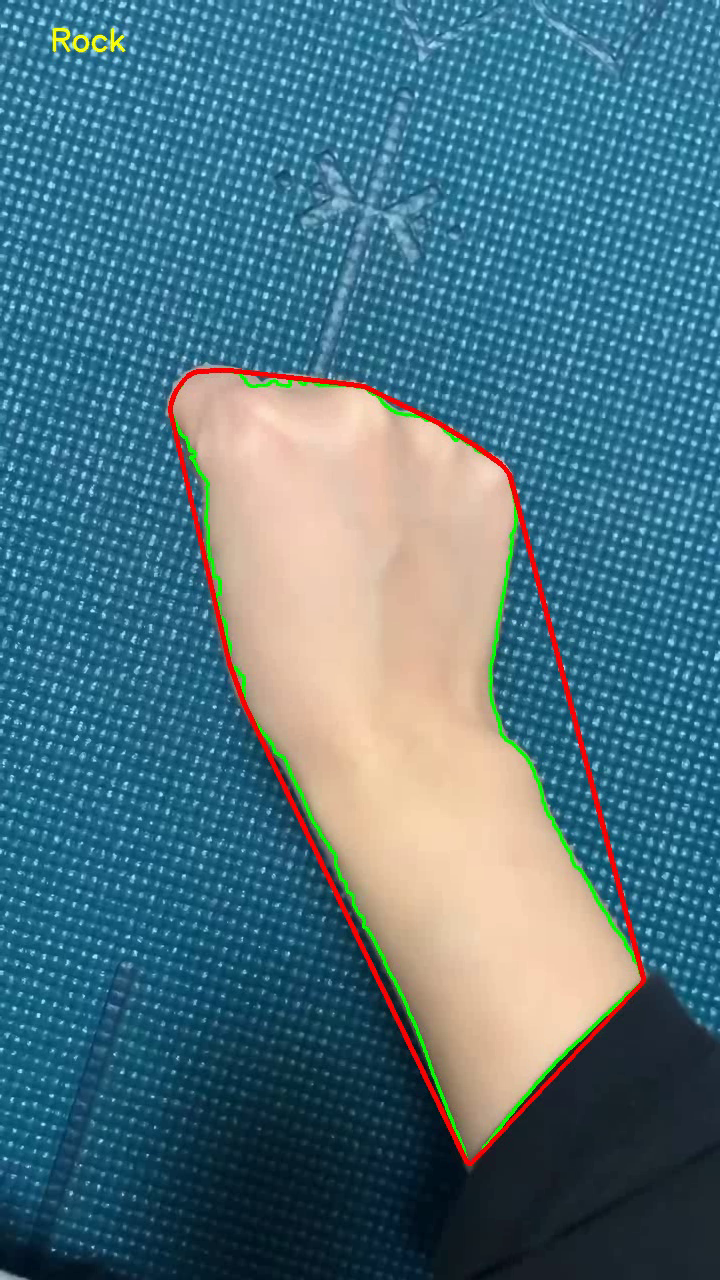
#> input picture frame 2 of task3/hand_result.mp4, 720 x 1280 px, given in place of hand_final.mp4, which was not available
$ python task3-1.py
#> lines starting #> are read from the running program, lines starting #| are printed output that depends on the picture; after the words box and inside, x2 and y2 are one past the last pixel; in counts of white or black regions, pixels touching at a corner belong together; pictures that were not available may be replaced by others from this repository, and a replacement may not be noted
# [3-1] 손가락 개수를 이용한 가위바위보 놀이

# module
import cv2
import numpy as np
import math
import copy
import math

# 손가락 계산 함수
def calcultate_fingers(res, drawing):
    try:
        hull = cv2.convexHull(res, returnPoints=False)
        if len(hull) > 3:
            detects = cv2.convexityDefects(res, hull)
            if detects is not None:
                cnt = 0
                for i in range(detects.shape[0]):
                    s, e, f, d = detects[i][0]
                    start = tuple(res[s][0])
                    end = tuple(res[e][0])
                    far = tuple(res[f][0])
                    a = math.sqrt((end[0] - start[0]) ** 2 + (end[1] - start[1]) ** 2)
                    b = math.sqrt((far[0] - start[0]) ** 2 + (far[1] - start[1]) ** 2)
                    c = math.sqrt((end[0] - far[0]) ** 2 + (end[1] - far[1]) ** 2)
                    angle = math.acos((b ** 2 + c ** 2 - a ** 2) / (2 * b * c))  # 코사인
                    if angle <= math.pi / 2:  # 각도가 90보다 작으면, 손가락으로 간주
                        cnt += 1
                        cv2.circle(drawing, far, 8, [255, 0, 0], -1)
                if cnt > 0:
                    return True, cnt + 1
                else:
                    return True, 0
    except cv2.error as e:
        print(e)
        return False, 0

# Open Video
cap = cv2.VideoCapture('hand_final.mp4')


fps = cap.get(cv2.CAP_PROP_FPS)
width = int(cap.get(cv2.CAP_PROP_FRAME_WIDTH))
height = int(cap.get(cv2.CAP_PROP_FRAME_HEIGHT))
fourcc = cv2.VideoWriter_fourcc(*'mp4v')
out = cv2.VideoWriter('./hand_result.mp4', fourcc, fps, (width, height))


while cap.isOpened():
    ret, frame = cap.read()
#> frame is the input picture: shape (1280, 720, 3); mean B, G, R 129.6, 115.9, 77.9
    if not ret:
        print('프레임 획득에 실패하여 루프를 나갑니다.')
        break

    # 전처리
    frame = cv2.bilateralFilter(frame, 5, 50, 100)  # Smoothing
    hsv_img = cv2.cvtColor(frame, cv2.COLOR_BGR2HSV)
#> hsv_img: shape (1280, 720, 3); mean H, S, V 82.5, 156.1, 145.1
    lower = np.array([0, 48, 80], dtype="uint8")
    upper = np.array([20, 255, 255], dtype="uint8")
    skin_mask = cv2.inRange(hsv_img, lower, upper)
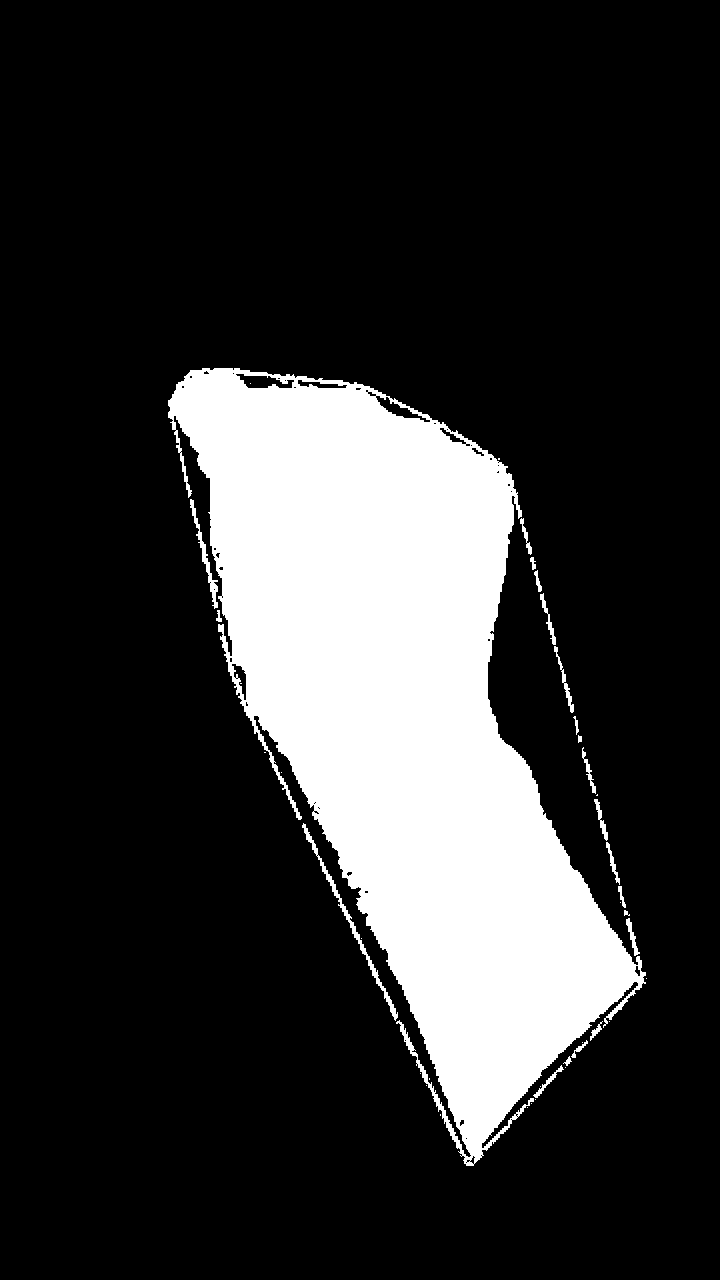
#> skin_mask: shape (1280, 720); 19.5% white; 41 white regions (20 under 20 px)

    cv2.imshow('canny', skin_mask)

    # contours
    contours, hierarchy = cv2.findContours(skin_mask, cv2.RETR_TREE, cv2.CHAIN_APPROX_SIMPLE)
#> contours = 97 contours, 67 with area under 20; largest, box (x1, y1, x2, y2) and area: (168, 368, 646, 1166) 176574, (302, 823, 398, 1021) 658, (235, 373, 295, 389) 538, (375, 395, 431, 423) 448, (190, 499, 218, 609) 358
    length = len(contours)
#> length = 97
    max_area = -1

    # contour
    if length > 0:
        for i in range(length):
            temp = contours[i]
            area = cv2.contourArea(temp)
            if area > max_area:
                max_area = area
                ci = i
                res = contours[ci]
#> this loop made 97 passes
#> (area, max_area) on passes 10, 18, 23, 42: (108.5, 108.5), (122, 122), (657.5, 657.5), (176573.5, 176573.5)
#> after the loop, ci = 41; max_area = 176573.5; res = contour of 1947 points, box (x1, y1, x2, y2) (168, 368, 646, 1166), area 176574
        hull = cv2.convexHull(res)
#> hull = contour of 32 points, box (x1, y1, x2, y2) (168, 368, 646, 1166), area 213544
        cv2.drawContours(frame, [res], 0,  (0, 255, 0), 2)
        cv2.drawContours(frame, [hull], 0, (0, 0, 255), 3)

        isFinishCal, cnt = calcultate_fingers(res, frame)
#> in calcultate_fingers, `hull = cv2.convexHull(res, returnPoints=False)`: hull = 32 values, max 1936 at index 0, min 0 at index 31, mean 1142
#> in calcultate_fingers, `detects = cv2.convexityDefects(res, hull)`: detects = 31 rows, first 6: [1936, 0, 1939, 512], [0, 3, 2, 463], [3, 17, 10, 724], [17, 25, 18, 572], [25, 30, 27, 512], [30, 235, 160, 6917]
#> the loop in calcultate_fingers, `for i in range(detects.shape[0]):` made 31 passes
#> (s, e, f, d, start, end, far, a) on passes 1 to 7: (1936, 0, 1939, 512, (239, 368), (202, 368), (233, 370), 37), (0, 3, 2, 463, (202, 368), (190, 370), (201, 370), 12.17), (3, 17, 10, 724, (190, 370), (176, 384), (184, 380), 19.8), (17, 25, 18, 572, (176, 384), (168, 400), (176, 389), 17.89), (25, 30, 27, 512, (168, 400), (168, 417), (170, 407), 17), (30, 235, 160, 6917, (168, 417), (218, 631), (210, 478), 219.8), (235, 269, 239, 1056, (218, 631), (228, 671), (223, 634), 41.23)
#> after the loop in calcultate_fingers, `for i in range(detects.shape[0]):`: cnt = 3
#> isFinishCal = True; cnt = 4
        print('Fingers:', cnt)
#| Fingers: 4
        if cnt < 2 :
            cv2.putText(frame, "Rock", (50, 50), cv2.FONT_HERSHEY_SIMPLEX, 1, (0,255,255), 2, cv2.LINE_AA)
        elif cnt < 5:
            cv2.putText(frame, "Scissors", (50, 50), cv2.FONT_HERSHEY_SIMPLEX, 1, (0, 255, 255), 2, cv2.LINE_AA)
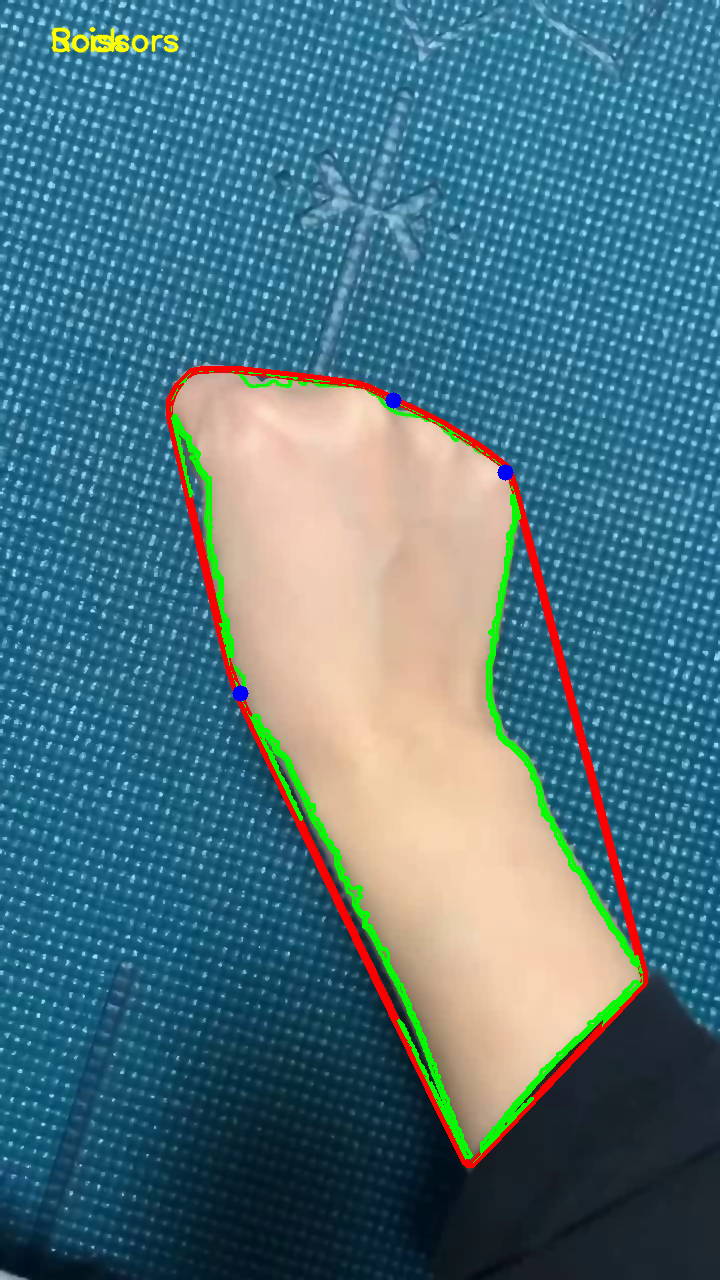
#> frame: shape (1280, 720, 3); mean B, G, R 128, 116.4, 77.7
        else:
            cv2.putText(frame, "Paper", (50, 50), cv2.FONT_HERSHEY_SIMPLEX, 1, (0, 255, 255), 2, cv2.LINE_AA)

        # 최종 출력
        out.write(frame)
        cv2.imshow('original', frame)

    # 종료
    key = cv2.waitKey(30)
#> (key q is pressed here)
    if key == ord('q'):
        break


cap.release()
cv2.destroyAllWindows()

$ run again, starting later in the video
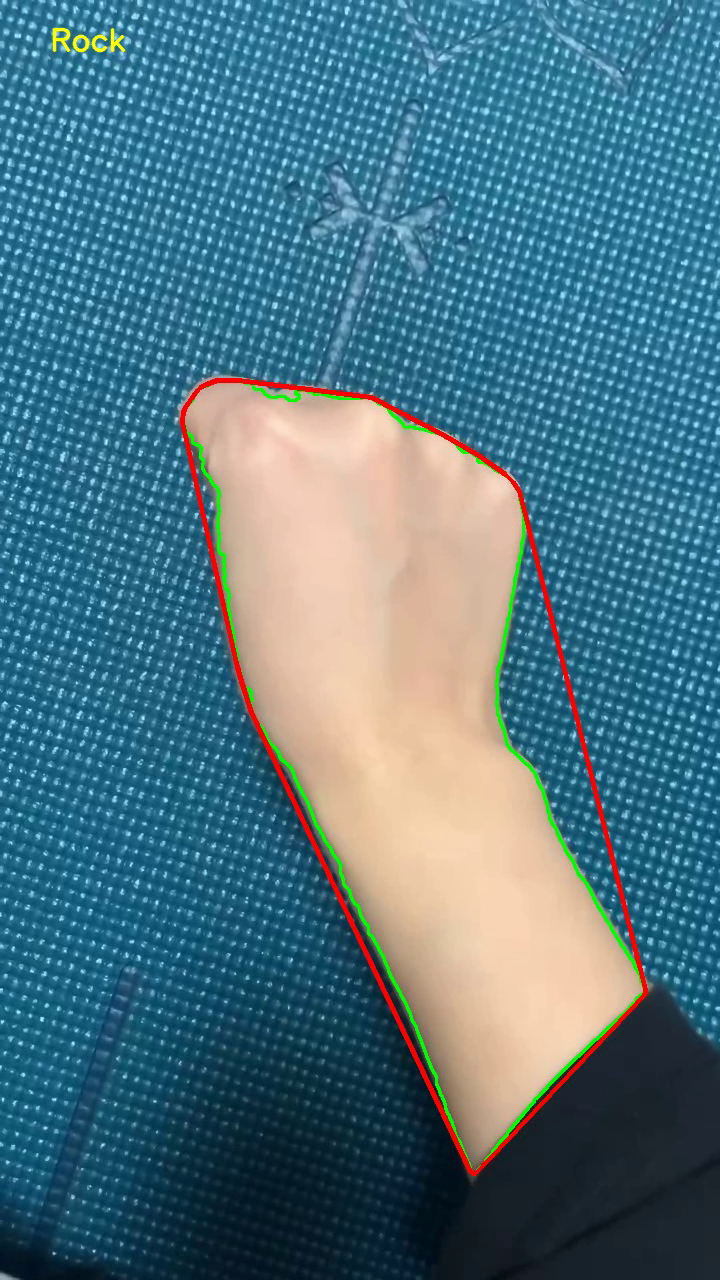
#> input picture frame 9 of task3/hand_result.mp4, 720 x 1280 px, given in place of hand_final.mp4, which was not available
#> frame is the input picture: shape (1280, 720, 3); mean B, G, R 130.8, 117, 78.2
#> hsv_img: shape (1280, 720, 3); mean H, S, V 82.6, 155.8, 146.1
#> `skin_mask = cv2.inRange(hsv_img, lower, upper)`:
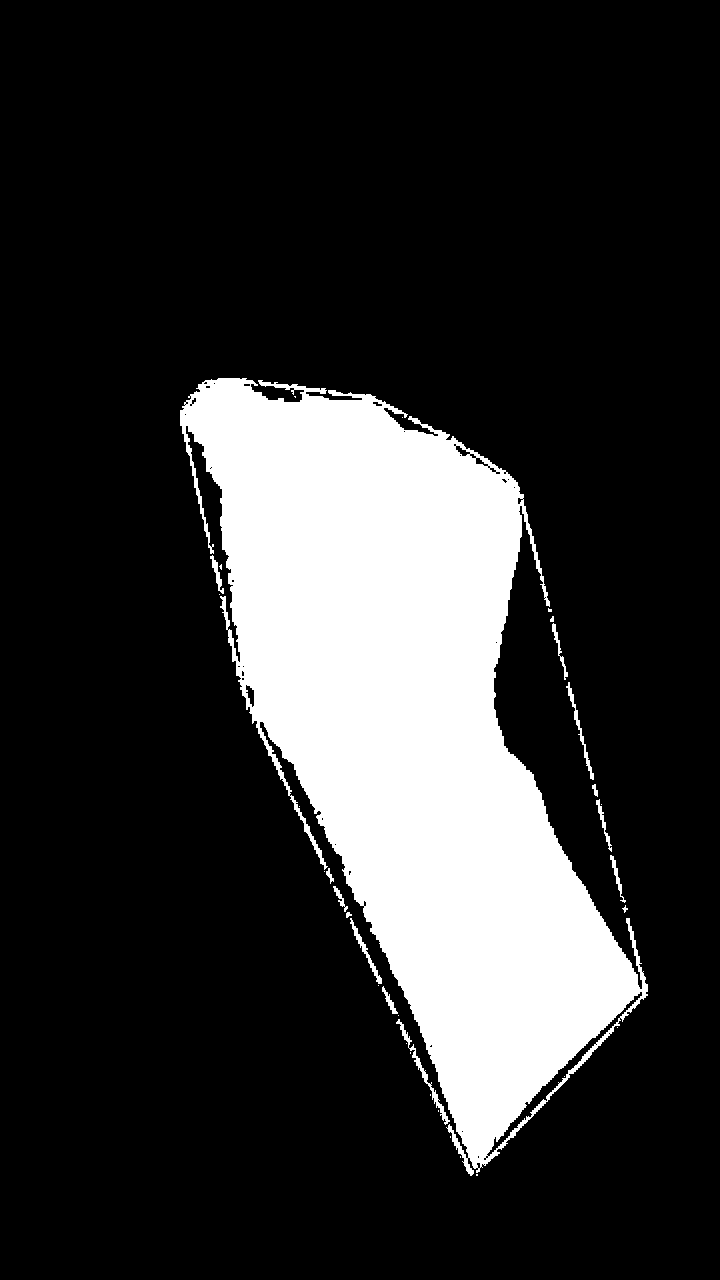
#> skin_mask: shape (1280, 720); 19.3% white; 34 white regions (20 under 20 px)
#> contours = 82 contours, 61 with area under 20; largest, box (x1, y1, x2, y2) and area: (180, 378, 648, 1176) 175384, (486, 991, 643, 1157) 1551, (396, 1019, 450, 1125) 326, (566, 682, 594, 780) 218, (350, 918, 382, 984) 214
#> length = 82
#> the loop `for i in range(length):` made 82 passes
#> (area, max_area) on passes 9, 33: (325.5, 325.5), (175384, 175384)
#> after the loop `for i in range(length):`: ci = 32; max_area = 175384; res = contour of 1965 points, box (x1, y1, x2, y2) (180, 378, 648, 1176), area 175384
#> `hull = cv2.convexHull(res)`: hull = contour of 33 points, box (x1, y1, x2, y2) (180, 378, 648, 1176), area 210786
#> in calcultate_fingers, `hull = cv2.convexHull(res, returnPoints=False)`: hull = 33 values, max 1960 at index 0, min 0 at index 32, mean 862.3
#> detects = 31 rows, first 6: [1960, 0, 1962, 256], [0, 3, 1, 434], [3, 5, 4, 210], [5, 10, 9, 381], [10, 27, 16, 1541], [27, 38, 33, 923]
#> the loop in calcultate_fingers, `for i in range(detects.shape[0]):` made 31 passes
#> (s, e, f, d, start, end, far, a) on passes 1 to 7: (1960, 0, 1962, 256, (246, 378), (218, 378), (241, 379), 28), (0, 3, 1, 434, (218, 378), (211, 379), (216, 380), 7.07), (3, 5, 4, 210, (211, 379), (205, 380), (210, 380), 6.08), (5, 10, 9, 381, (205, 380), (198, 384), (201, 384), 8.06), (10, 27, 16, 1541, (198, 384), (188, 396), (200, 391), 15.62), (27, 38, 33, 923, (188, 396), (184, 402), (191, 398), 7.21), (38, 47, 45, 687, (184, 402), (180, 410), (184, 408), 8.94)
#> after the loop in calcultate_fingers, `for i in range(detects.shape[0]):`: cnt = 3
#> `isFinishCal, cnt = calcultate_fingers(res, frame)`: isFinishCal = True; cnt = 4
#| Fingers: 4
#> `cv2.putText(frame, "Scissors", (50, 50), cv2.FONT_HERSHEY_SIMPLEX, 1, ..`:
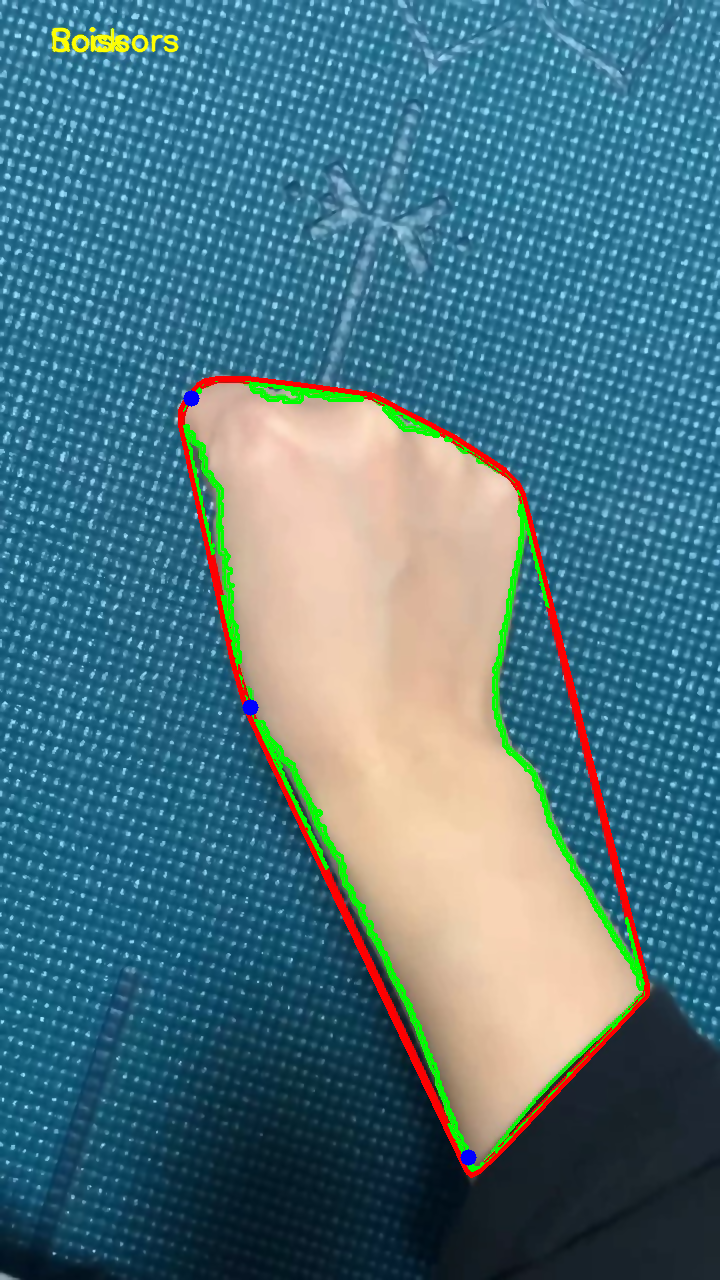
#> frame: shape (1280, 720, 3); mean B, G, R 129.2, 117.6, 77.8
